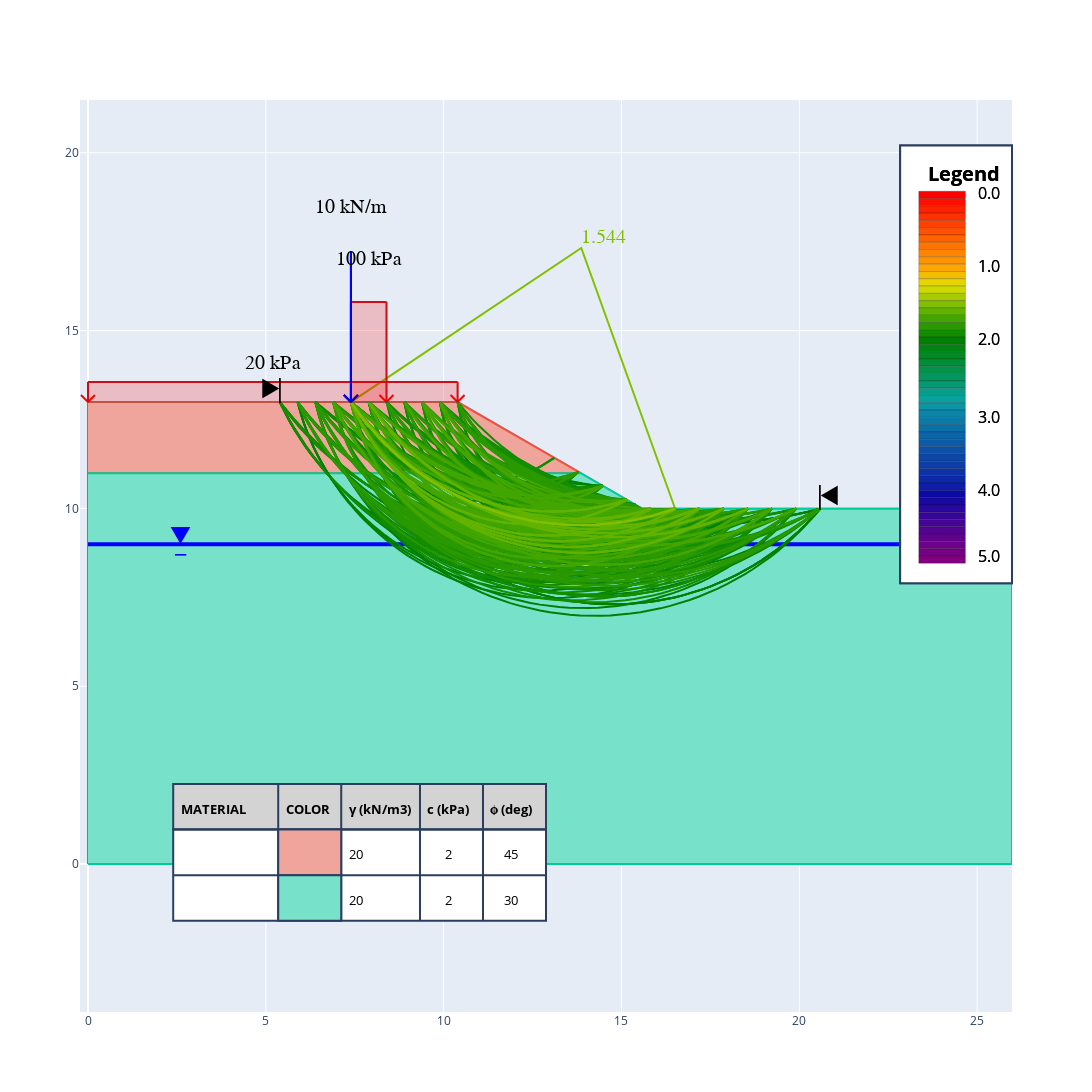

The cell this chart's notebook holds for it:
### Code cell
# Arbritrary example defined in README.md

# slope defined with height (m) of slope and angle (deg) or length (m) of slope,
# depending on which value is set and which is None.
s = Slope(height=3, angle=30, length=None)

# define a material with unit weight, friction angle, cohesion and depth from top
# of slope to bottom of layer. The model will automatically order units and if
# a material is the lowest it will be extended to the bottom of the model
m1 = Material(
    unit_weight=20,
    friction_angle=45,
    cohesion=2,
    depth_to_bottom=2
)

# material can also be defined with positional arguments, if the user can remember
# the order of required parameters.
m2 = Material(20, 30, 2, 5)

# the created material objects can then be assigned to the model.
# The same depth to bottom cant be specified for two different materials and an
# error will be raised if this happens
s.set_materials(m1,m2)

# define uniform load objects with magnitude (kPa), offset (m) from the crest of the slope
# length of the load (m) (if greater than length slope or None then assumed continuous).
u1 = Udl(magnitude = 100, offset = 2, length = 1)

# by default offset = 0 (m) and length = None.
u2 = Udl(magnitude = 20)

# assign uniform loads to model 
s.set_udls(u1, u2)

# define line load, similiar to Udl except there is no length parameter and magnitude is in units (kN/m)
p1 = LineLoad(magnitude = 10, offset = 3)

# assign line loads to slope
s.set_lls(p1)

# Set water table if required. If None then not considered, by default no water table.
s.set_water_table(4)

# set limits on the slope failure search zone
s.set_analysis_limits(s.get_top_coordinates()[0] - 5, s.get_bottom_coordinates()[0] + 5)

# run calculations on the created slope
s.analyse_slope()

# print the critical FOS for the slope
print('fos:',s.get_min_FOS())

# plot the critical failure surface
# fig_1 = s.plot_critical()
# fig_1.show()

# plot all failure planes with a FOS below 2
fig_2 = s.plot_all_planes(max_fos=2)
fig_2.show()


# save the results (optional)
# Can save figure using ``fig.write_image("./results.pdf")`` (can change extension to be
# png, jpg, svg or other formats as reired). Requires pip install -U kaleido

# fig_1.write_image("./readme_example_plot_critical.png")
# fig_2.write_image("./readme_example_plot_all_maxfos2.png")
